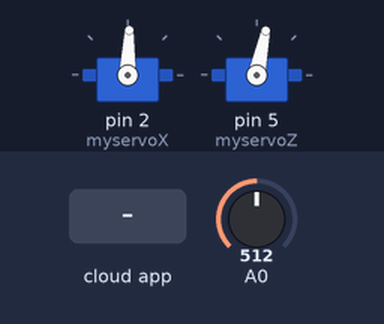
Recording of a sketch running on a simulated Arduino Uno, built with avr-gcc and run on an emulated ATmega328P. Shown: 2 × servo. The test bench sets the inputs (shaded band); at power-on: A0 = 512. The ROS host is connected and sends only what is stated.

Above: at 1.2 s.
1.3 s: the phone or cloud app sets linear.x to -100
At 2.0 s:
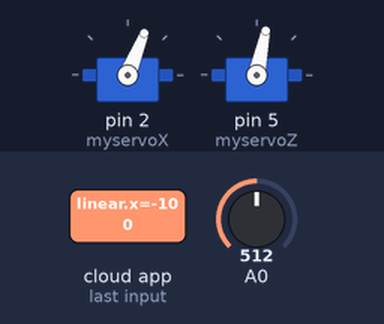
2.8 s: the phone or cloud app sets angular.z to -100
At 3.1 s:
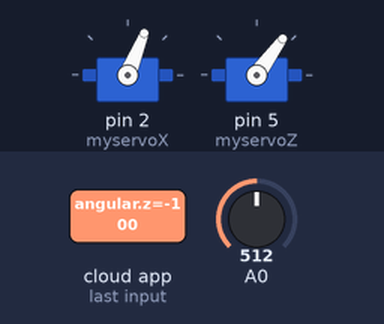
4.3 s: the phone or cloud app sets linear.x to 0
At 5.5 s:
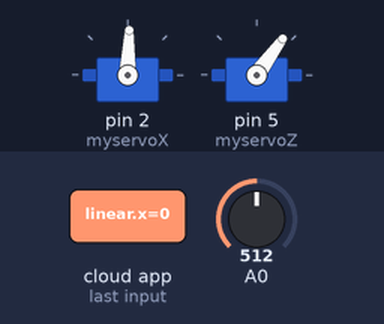
5.8 s: the phone or cloud app sets angular.z to 100
At 6.7 s:
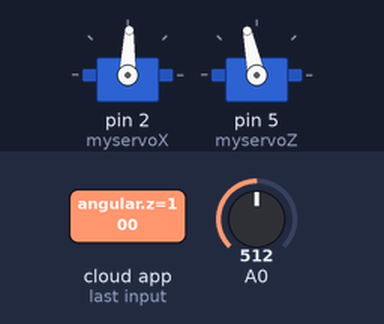
7.3 s: the phone or cloud app sets linear.x to 100
At 7.7 s:
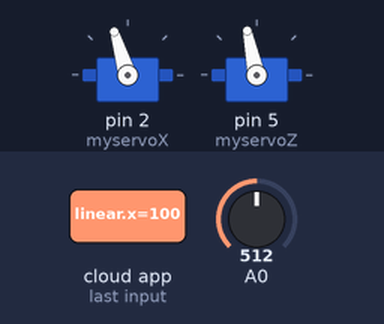
8.8 s: the phone or cloud app sets angular.z to 0
At 10.1 s:
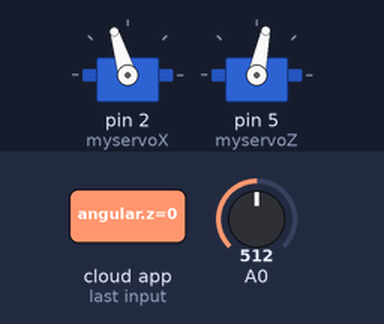
Timing chart, 0 to 11.3 s (numbered marks = the images above; inputs shaded):
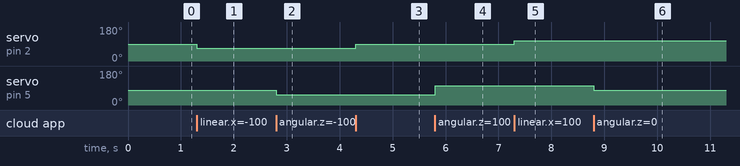

Measured:
- after the input at 1.3 s, servo on pin 2 (myservoX): 88° → 68° at once
- after the input at 2.8 s, servo on pin 5 (myservoZ): 78° → 54° at once
- after the input at 4.3 s, servo on pin 2 (myservoX): 68° → 88° at once
- after the input at 5.8 s, servo on pin 5 (myservoZ): 54° → 102° at once
- after the input at 7.3 s, servo on pin 2 (myservoX): 88° → 107° at once
- after the input at 8.8 s, servo on pin 5 (myservoZ): 102° → 78° at once

The sketch:

teleop_rover.ino
```cpp
#include <Servo.h>
#include <ros.h>
#include <std_msgs/Int32.h>
#include <geometry_msgs/Twist.h>
#include <ros/time.h>
#include <sensor_msgs/Range.h>

Servo myservoX;  // create servo object to control a servo
                // a maximum of eight servo objects can be created
Servo myservoZ;

int pos = 90;    // variable to store the servo position
int xAxis = 1450;
int zAxis = 1350 ;
const int analog_pin = 8;
unsigned long range_timer;
char frameid[] = "/ir_ranger";

float v_ref = 5.0;
float adc_max = 1024.0;
float voltage_slope = (v_ref/adc_max);

float equation_offset = 0.1836092228;
float equation_slope = 2.5513414751;
float calibration_offset = 0.02;
float voltage, meter = 0.0;


ros::NodeHandle  nh;
sensor_msgs::Range range_msg;
ros::Publisher pub_range( "range", &range_msg);
			  //Create the NodeHandle


void servo_callback(const geometry_msgs::Twist& receive_msg)     //CallBack function
{

    //speed = map(receive_msg.linear.x, -1.0 ,1.0,1350,1550);
    xAxis = floor(receive_msg.linear.x * 200 + 1450) ;
    zAxis = floor(receive_msg.angular.z * 250 + 1350) ;
 }


float get_distance(int pin_num)
{
    int sample = analogRead(pin_num);
    voltage = sample * voltage_slope;
    // equation: a(x) = mx + b with a = 1/y
    // -> x(y) = (1/y - b) / m
    meter = ((1/voltage) - equation_offset) / equation_slope;
    return meter;
}
//Subscriber definition
ros::Subscriber<geometry_msgs::Twist> sub("cmd_vel", servo_callback);


void setup()
{
  myservoX.attach(2);  // attaches the servo on pin 5 to the servo object
  myservoZ.attach(5);
  nh.initNode();			//Initialize Node
  nh.subscribe(sub);        //Subscriber Call


  nh.advertise(pub_range);

  range_msg.radiation_type = sensor_msgs::Range::INFRARED;
  range_msg.header.frame_id =  frameid;
  range_msg.field_of_view = 0.01;
  range_msg.min_range = 0.1;
  range_msg.max_range = 0.8;
}


void loop()
{
  myservoX.writeMicroseconds(xAxis);
  myservoZ.writeMicroseconds(zAxis);

  if ( (millis() - range_timer) > 50){
    range_msg.range = get_distance(analog_pin);
    range_msg.header.stamp = nh.now();
    pub_range.publish(&range_msg);
    range_timer =  millis();
  }

  nh.spinOnce();
  delay(1);


}
```
